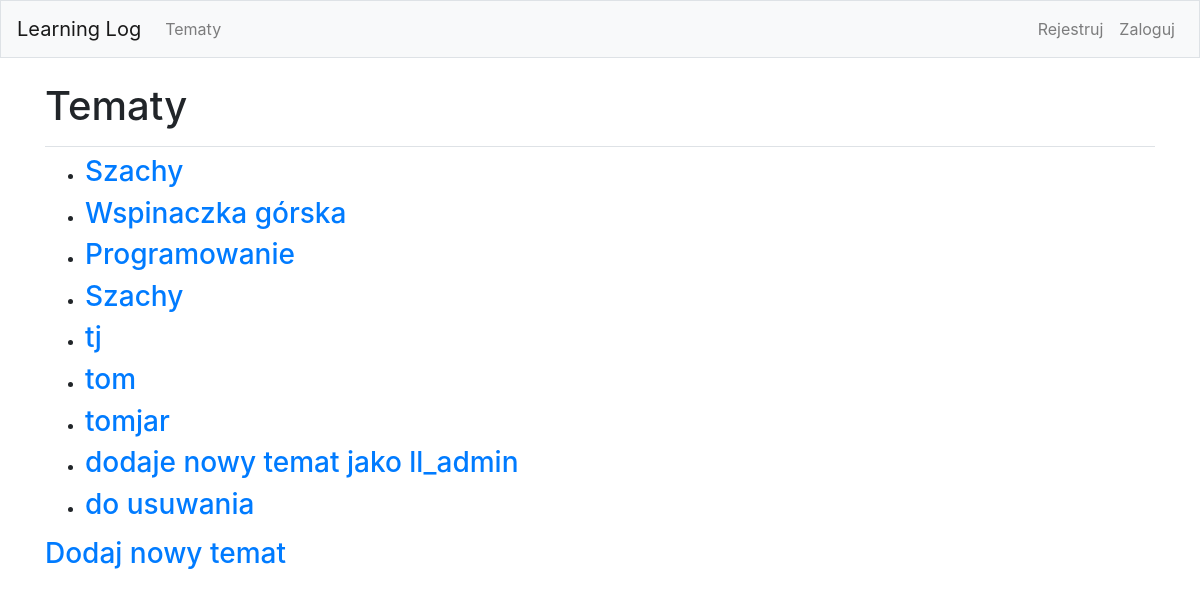
Page /topics/ on the committed database.
### learning_logs/models.py (models this page shows)
class Topic(models.Model):
    text = models.CharField(max_length=200)
    date_added = models.DateTimeField(auto_now_add=True)
    owner = models.ForeignKey(User, on_delete=models.CASCADE)
    def __str__(self):
        return self.text

### learning_logs/views.py (the view)
# urls.py: path('topics/', views.topics, name = 'topics'),
def topics(request):
    topics = Topic.objects.order_by('date_added')
    context = {'topics' : topics}
    return render(request, 'learning_logs/topics.html', context)

### learning_logs/templates/learning_logs/topics.html
{% extends 'learning_logs/base.html' %}
{% block page_header %}
    <h1> Tematy </h1>
{% endblock page_header %}
{% block content %}
    <ul>
        {% for topic in topics %}
            <li><h3>
                <a href="{% url 'learning_logs:topic' topic.id %}"> {{ topic }}</a>
            </h3></li>
        {% empty %}
            <li><h3> Nie został jeszcze dodany żaden temat.</h3></li>
        {% endfor %}
    </ul>
    <h3><a href =" {% url 'learning_logs:new_topic' %}"> Dodaj nowy temat</h3>
{% endblock content %}

### rows in the picture
Topic: text "Szachy"
Topic: text "Wspinaczka górska"
Topic: text "Programowanie"
Topic: text "Szachy"
Topic: text "tj"
Topic: text "tom"
Topic: text "tomjar"
Topic: text "dodaje nowy temat jako ll_admin"
Topic: text "do usuwania"
